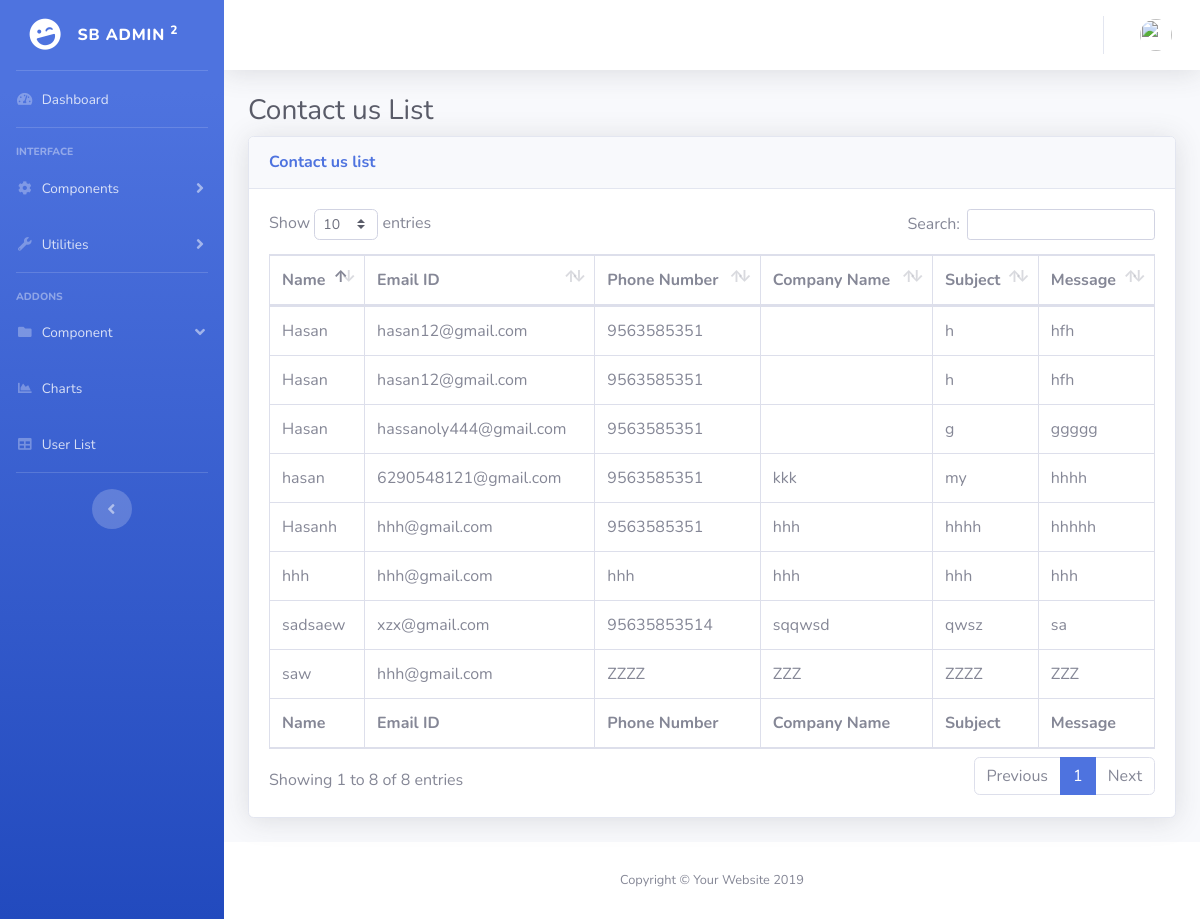
/admin/contact_us_list.php, run on the app's committed database.
### tables this page shows
CREATE TABLE `contact_us` (
  `id` int(50) NOT NULL,
  `name` varchar(100) NOT NULL,
  `email` varchar(100) NOT NULL,
  `phone_number` varchar(50) NOT NULL,
  `company_name` varchar(100) DEFAULT NULL,
  `subject` varchar(100) NOT NULL,
  `message` varchar(500) NOT NULL
);

### admin/system/adodb/adodb.inc.php (called while the page is built, shortened)
<?php
 if (!defined('_ADODB_LAYER')) {
	GLOBAL
		$ADODB_vers,
		$ADODB_COUNTRECS,
		$ADODB_CACHE_DIR,
		$ADODB_CACHE,
		$ADODB_CACHE_CLASS,
		$ADODB_EXTENSION,
		$ADODB_COMPAT_FETCH,
	 	$ADODB_FETCH_MODE,
		$ADODB_GETONE_EOF,
		$ADODB_QUOTE_FIELDNAMES;
	function ADODB_Setup()
	{
	GLOBAL
		$ADODB_vers,
		$ADODB_COUNTRECS,
		$ADODB_CACHE_DIR,
	 	$ADODB_FETCH_MODE,
		$ADODB_CACHE,
		$ADODB_CACHE_CLASS,
		$ADODB_FORCE_TYPE,
		$ADODB_GETONE_EOF,
		$ADODB_QUOTE_FIELDNAMES;
		$ADODB_FETCH_MODE = ADODB_FETCH_DEFAULT;
		if (!isset($ADODB_COUNTRECS)) $ADODB_COUNTRECS = true;
	}
	class ADOConnection {
	var $database = '';
	var $host = '';
	var $user = '';
	var $debug = false;
	var $true = '1';
	var $false = '0';
	var $fetchMode=false;
	var $bulkBind = false;
	var $_queryID = false;
	var $_bindInputArray = false;
	function PConnect($argHostname = "", $argUsername = "", $argPassword = "", $argDatabaseName = "")
	{
		if ($argHostname != "") $this->host = $argHostname;
		if ($argUsername != "") $this->user = $argUsername;
		if ($argDatabaseName != "") $this->database = $argDatabaseName;
		if ($rez = $this->_pconnect($this->host, $this->user, $argPassword, $this->database)) return true;
		return $ret;
	}
	function Execute($sql,$inputarr=false)
	{
		if ($inputarr) {
			if (!is_array($inputarr)) $inputarr = array($inputarr);
			$element0 = reset($inputarr);
			$array_2d = $this->bulkBind && is_array($element0) && !is_object(reset($element0));
			unset($element0);
			if (!is_array($sql) && !$this->_bindInputArray) {
				$sqlarr = explode('?',$sql);
				$nparams = sizeof($sqlarr)-1;
				if (!$array_2d) $inputarr = array($inputarr);
				foreach($inputarr as $arr) {
					$sql = ''; $i = 0;
					while(list(, $v) = each($arr)) {
						$sql .= $sqlarr[$i];
						$typ = gettype($v);
						if ($typ == 'string')
							$sql .= $this->qstr($v);
						else if ($typ == 'double')
							$sql .= str_replace(',','.',$v);
						else if ($typ == 'boolean')
							$sql .= $v ? $this->true : $this->false;
						else if ($typ == 'object') {
							if (method_exists($v, '__toString')) $sql .= $this->qstr($v->__toString());
							else $sql .= $this->qstr((string) $v);
						} else if ($v === null)
							$sql .= 'NULL';
						else
							$sql .= $v;
						$i += 1;
						if ($i == $nparams) break;
					}
					if (isset($sqlarr[$i])) {
						$sql .= $sqlarr[$i];
						if ($i+1 != sizeof($sqlarr)) $this->outp_throw( "Input Array does not match ?: ".htmlspecialchars($sql),'Execute');
					} else if ($i != sizeof($sqlarr))
						$this->outp_throw( "Input array does not match ?: ".htmlspecialchars($sql),'Execute');
					$ret = $this->_Execute($sql);
					if (!$ret) return $ret;
				}
			} else {
				if ($array_2d) {
					if (is_string($sql))
						$stmt = $this->Prepare($sql);
					else
						$stmt = $sql;
					foreach($inputarr as $arr) {
						$ret = $this->_Execute($stmt,$arr);
						if (!$ret) return $ret;
					}
				} else {
					$ret = $this->_Execute($sql,$inputarr);
				}
			}
		} else {
			$ret = $this->_Execute($sql,false);
		}
		return $ret;
	}
	function _Execute($sql,$inputarr=false)
	{
		if ($this->debug) {
			global $ADODB_INCLUDED_LIB;
			if (empty($ADODB_INCLUDED_LIB)) include(ADODB_DIR.'/adodb-lib.inc.php');
			$this->_queryID = _adodb_debug_execute($this, $sql,$inputarr);
		} else {
			$this->_queryID = @$this->_query($sql,$inputarr);
		}
		$rs = new $rsclass($this->_queryID,$this->fetchMode);
		$rs->connection = $this;
		$rs->Init();
		if (is_array($sql)) $rs->sql = $sql[0];
		else $rs->sql = $sql;
		return $rs;
	}
}
	class ADORecordSet implements IteratorAggregate {
	var $_numOfRows = -1;
	var $_numOfFields = -1;
	var $_currentRow = -1;
	var $_closed = false;
	function ADORecordSet($queryID)
	{
		$this->_queryID = $queryID;
	}
	function Init()
	{
		if ($this->_numOfRows != 0 && $this->_numOfFields && $this->_currentRow == -1) {
			$this->_currentRow = 0;
			if ($this->EOF = ($this->_fetch() === false)) {
				$this->_numOfRows = 0;
			}
		} else {
			$this->EOF = true;
		}
	}
	function Close()
	{
		if (!$this->_closed) {
			$this->_closed = true;
			return $this->_close();
		} else
			return true;
	}
	function RecordCount() {return $this->_numOfRows;}
}
	function ADOLoadCode($dbType)
	{
		$db = strtolower($dbType);
		switch ($db) {
			default:
				$class = $db; break;
		}
		$file = ADODB_DIR."/drivers/adodb-".$db.".inc.php";
		if (class_exists("ADODB_" . $class)) return $class;
		return false;
	}
	function ADONewConnection($db='')
	{
	GLOBAL $ADODB_NEWCONNECTION, $ADODB_LASTDB;
		$errorfn = (defined('ADODB_ERROR_HANDLER')) ? ADODB_ERROR_HANDLER : false;
		if(empty($obj)) {
			if (!isset($ADODB_LASTDB)) $ADODB_LASTDB = '';
			if ($db != $ADODB_LASTDB) $db = ADOLoadCode($db);
			$cls = 'ADODB_'.$db;
			$obj = new $cls();
		}
		return $obj;
	}
}
?>

### admin/system/database.php (called while the page is built, shortened)
<?php
include ('adodb/adodb.inc.php');
class clsConnection
{
    private $db_host;
    private $db_user;
    private $db_pwd;
    private $db_name;
    private $dbLink;
    function clsConnection()
    {
        if (strstr($_SERVER['HTTP_HOST'], "192.168.1.") || $_SERVER['HTTP_HOST'] =="localhost")
        {
            $this->db_host = "localhost";
            $this->db_user = "root";
            $this->db_pwd = "";
            $this->db_name = "tilottama_tech";
        }
        else
        {
            $this->db_host = "localhost";
            $this->db_user = "root";
            $this->db_pwd = "";
            $this->db_name = "reborndb";
        }
        $this->dbLink = ADONewConnection('mysqli');
        $this->dbLink->PConnect($this->db_host, $this->db_user, $this->db_pwd, $this->db_name);
    }
    public function GetAllRows($sqlQuery = "")
    {
        $recordSet = $this->dbLink->Execute($sqlQuery);
        $rows = array();
        if (!$recordSet)
        {
            print $this->dbLink->ErrorMsg();
        }
        else
        {
            while (!$recordSet->EOF)
            {
                $rows[] = $recordSet->fields;
                $recordSet->MoveNext();
            }
        }
        return $rows;
    }
}
?>

### admin/system/adodb/drivers/adodb-mysqli.inc.php (called while the page is built, shortened)
<?php
if (! defined("_ADODB_MYSQLI_LAYER")) {
class ADODB_mysqli extends ADOConnection {
	var $clientFlags = 0;
	var $port = false;
	var $socket = false;
	var $optionFlags = array(array(MYSQLI_READ_DEFAULT_GROUP,0));
  	var $multiQuery = false;
	function _connect($argHostname = NULL,
			  $argUsername = NULL,
			  $argPassword = NULL,
			  $argDatabasename = NULL, $persist=false)
	  {
	    $this->_connectionID = @mysqli_init();
		foreach($this->optionFlags as $arr) {
			mysqli_options($this->_connectionID,$arr[0],$arr[1]);
		}
		if ($persist && PHP_VERSION > 5.2 && strncmp($argHostname,'p:',2) != 0) $argHostname = 'p:'.$argHostname;
		$ok = mysqli_real_connect($this->_connectionID,
 				    $argHostname,
 				    $argUsername,
 				    $argPassword,
 				    $argDatabasename,
					$this->port,
					$this->socket,
					$this->clientFlags);
		if ($ok) {
	 		if ($argDatabasename)  return $this->SelectDB($argDatabasename);
 			return true;
 	   } else {
			if ($this->debug)
		  		ADOConnection::outp("Could't connect : "  . $this->ErrorMsg());
			$this->_connectionID = null;
			return false;
	   }
	}
	function _pconnect($argHostname, $argUsername, $argPassword, $argDatabasename)
	{
		return $this->_connect($argHostname, $argUsername, $argPassword, $argDatabasename, true);
	}
	function SelectDB($dbName)
	{
	    if ($this->_connectionID) {
        	$result = @mysqli_select_db($this->_connectionID, $dbName);
			return $result;
		}
	    return false;
	}
	function _query($sql, $inputarr)
	{
	global $ADODB_COUNTRECS;
		if ($this->multiQuery) {
			$rs = mysqli_multi_query($this->_connectionID, $sql.';');
			if ($rs) {
				$rs = ($ADODB_COUNTRECS) ? @mysqli_store_result( $this->_connectionID ) : @mysqli_use_result( $this->_connectionID );
				return $rs ? $rs : true;
			}
		} else {
			$rs = mysqli_query($this->_connectionID, $sql, $ADODB_COUNTRECS ? MYSQLI_STORE_RESULT : MYSQLI_USE_RESULT);
			if ($rs) return $rs;
		}
		return false;
	}
}
class ADORecordSet_mysqli extends ADORecordSet{
	function ADORecordSet_mysqli($queryID, $mode = false)
	{
	  if ($mode === false)
	   {
	      global $ADODB_FETCH_MODE;
	      $mode = $ADODB_FETCH_MODE;
	   }
	  switch ($mode)
	    {
	    case ADODB_FETCH_DEFAULT:
	    case ADODB_FETCH_BOTH:
	    default:
	      $this->fetchMode = MYSQLI_BOTH;
	      break;
	    }
	}
	function _initrs()
	{
	global $ADODB_COUNTRECS;
		$this->_numOfRows = $ADODB_COUNTRECS ? @mysqli_num_rows($this->_queryID) : -1;
		$this->_numOfFields = @mysqli_num_fields($this->_queryID);
	}
	function MoveNext()
	{
		$this->fields = @mysqli_fetch_array($this->_queryID,$this->fetchMode);
		if (is_array($this->fields)) return true;
		$this->EOF = true;
		return false;
	}
	function _fetch()
	{
		$this->fields = mysqli_fetch_array($this->_queryID,$this->fetchMode);
	  	return is_array($this->fields);
	}
	function _close()
	{
	  	$this->_queryID = false;
	}
}
}
?>

### admin/employee.cls.php (called while the page is built, shortened)
<?php
    class user_inc{
        private $db_con;
        function user_inc()
               {
                $this->db_con=new clsConnection;
               }
             function getContactList(){
                $sSql = "SELECT * FROM contact_us";
                 $rows = $this->db_con->GetAllRows($sSql);
                 return $rows;
             }
            }
?>

### admin/contact_us_list.php (the view, shortened to what this page needs)
<?php
include ('system/database.php');
include ('employee.cls.php');
$obj_user = new user_inc ;
$contactList = $obj_user->getContactList();
?>
<!DOCTYPE html>
<html lang="en">
<head>
  <link href="vendor/fontawesome-free/css/all.min.css" rel="stylesheet" type="text/css">
  <link rel="stylesheet" href="https://cdnjs.cloudflare.com/ajax/libs/font-awesome/4.7.0/css/font-awesome.min.css">
  <link href="css/sb-admin-2.min.css" rel="stylesheet">
  <link href="vendor/datatables/dataTables.bootstrap4.min.css" rel="stylesheet">
</head>
<body id="page-top">
  <div id="wrapper">
    <ul class="navbar-nav bg-gradient-primary sidebar sidebar-dark accordion" id="accordionSidebar">
<a class="sidebar-brand d-flex align-items-center justify-content-center" href="index.html">
  <div class="sidebar-brand-icon rotate-n-15">
    <i class="fas fa-laugh-wink"></i>
  </div>
  <div class="sidebar-brand-text mx-3">SB Admin <sup>2</div>
</a>
<hr class="sidebar-divider my-0">
<li class="nav-item">
  <a class="nav-link" href="index.html">
    <i class="fas fa-fw fa-tachometer-alt"></i>
    <span>Dashboard</span></a>
</li>
<hr class="sidebar-divider">
<div class="sidebar-heading">
  Interface
</div>
<li class="nav-item">
  <a class="nav-link collapsed" href="#" data-toggle="collapse" data-target="#collapseTwo" aria-expanded="true" aria-controls="collapseTwo">
    <i class="fas fa-fw fa-cog"></i>
    <span>Components</span>
  </a>
</li>
<li class="nav-item">
  <a class="nav-link collapsed" href="#" data-toggle="collapse" data-target="#collapseUtilities" aria-expanded="true" aria-controls="collapseUtilities">
    <i class="fas fa-fw fa-wrench"></i>
    <span>Utilities</span>
  </a>
</li>
<hr class="sidebar-divider">
<div class="sidebar-heading">
  Addons
</div>
<li class="nav-item">
  <a class="nav-link " href="#" data-toggle="collapse" data-target="#collapsePages" aria-expanded="true" aria-controls="collapsePages">
    <i class="fas fa-fw fa-folder"></i>
    <span>Component</span>
  </a>
</li>
<li class="nav-item">
  <a class="nav-link" href="charts.html">
    <i class="fas fa-fw fa-chart-area"></i>
    <span>Charts</span></a>
</li>
<li class="nav-item">
  <a class="nav-link" href="user_list.php">
    <i class="fas fa-fw fa-table"></i>
    <span>User List</span></a>
</li>
<hr class="sidebar-divider d-none d-md-block">
<div class="text-center d-none d-md-inline">
  <button class="rounded-circle border-0" id="sidebarToggle"></button>
</div>
</ul>
    <div id="content-wrapper" class="d-flex flex-column">
      <div id="content">
        <nav class="navbar navbar-expand navbar-light bg-white topbar mb-4 static-top shadow">
<ul class="navbar-nav ml-auto">
  <li class="nav-item dropdown no-arrow">
    <a class="nav-link dropdown-toggle" href="#" id="userDropdown" role="button" data-toggle="dropdown" aria-haspopup="true" aria-expanded="false">
      <img class="img-profile rounded-circle" src="https://source.unsplash.com/QAB-WJcbgJk/60x60">
    </a>
  </li>
</ul>
</nav>
        <div class="container-fluid">
          <h1 class="h3 mb-2 text-gray-800">Contact us List</h1>
          <div class="card shadow mb-4">
            <div class="card-header py-3">
              <h6 class="m-0 font-weight-bold text-primary">Contact us list</h6>
            </div>
            <div class="card-body">
              <div class="table-responsive">
                <table class="table table-bordered" id="dataTable" width="100%" cellspacing="0">
                  <thead>
                  <tr>
                    <th>Name</th>
                      <th>Email ID</th>
                      <th>Phone Number</th>
                      <th>Company Name</th>
                      <th>Subject</th>
                      <th>Message</th>
                    </tr>
                  </thead>
                  <tfoot>
                  <tr>
                    <th>Name</th>
                      <th>Email ID</th>
                      <th>Phone Number</th>
                      <th>Company Name</th>
                      <th>Subject</th>
                      <th>Message</th>
                    </tr>
                  </tfoot>
                  <tbody>
                  <?php
                foreach ($contactList as  $contact_list) {
                ?>
                    <tr>
                      <td><?php echo $contact_list['name'];?></td>
                      <td><?php echo $contact_list['email'];?></td>
                      <td><?php echo $contact_list['phone_number'];?></td>
                      <td><?php echo $contact_list['company_name'];?></td>
                      <td><?php echo $contact_list['subject'];?></td>
                      <td><?php echo $contact_list['message'];?></td>
                    </tr>
                    <?php
                       }
                      ?>
                  </tbody>
                </table>
              </div>
            </div>
          </div>
        </div>
      </div>
      <footer class="sticky-footer bg-white">
        <div class="container my-auto">
          <div class="copyright text-center my-auto">
            <span>Copyright &copy; Your Website 2019</span>
          </div>
        </div>
      </footer>
    </div>
  </div>
</body>
</html>

### data on the page
contact_us: name "Hasan", email "hasan12@gmail.com", phone_number "9563585351", subject "h", message "hfh"
contact_us: name "Hasan", email "hasan12@gmail.com", phone_number "9563585351", subject "h", message "hfh"
contact_us: name "Hasan", email "hassanoly444@gmail.com", phone_number "9563585351", subject "g", message "ggggg"
contact_us: name "Hasanh", email "hhh@gmail.com", phone_number "9563585351", company_name "hhh", subject "hhhh", message "hhhhh"
contact_us: name "hasan", email "6290548121@gmail.com", phone_number "9563585351", company_name "kkk", subject "my", message "hhhh"
contact_us: name "sadsaew", email "xzx@gmail.com", phone_number "95635853514", company_name "sqqwsd", subject "qwsz", message "sa"
contact_us: name "saw", email "hhh@gmail.com", phone_number "ZZZZ", company_name "ZZZ", subject "ZZZZ", message "ZZZ"
contact_us: name "hhh", email "hhh@gmail.com", phone_number "hhh", company_name "hhh", subject "hhh", message "hhh"
